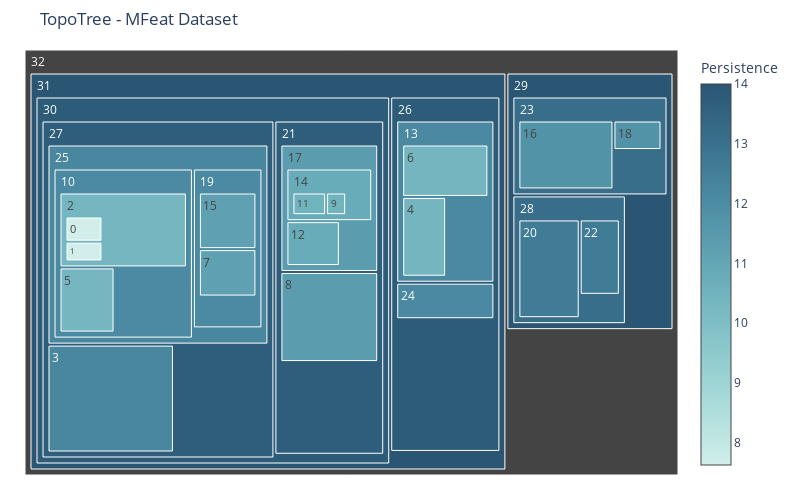

Write notebook code for a chart like this one.
### Code cell
fig = plot_hierarchical_treemap(df_comp_mfeat)
fig.update_layout(title='TopoTree - MFeat Dataset')
fig.show()

### Figure 1 — Plotly figure (JSON) as saved in the notebook; plotly's stock layout.template omitted (floating-point values rounded to 4 significant figures)
{"data": [{"branchvalues": "total", "hovertemplate": "<b>Component #%{label} </b> <br> Points: %{value}<br> Persistence: %{color:.2f}<br> Parent: #%{parent}", "labels": [0, 1, 2, 3, 4, 5, 6, 7, 8, 9, 10, 11, 12, 13, 14, 15, 16, 17, 18, 19, 20, 21, 22, 23, 24, 25, 26, 27, 28, 29, 30, 31, 32], "marker": {"colorbar": {"title": {"text": "Persistence"}}, "colors": [7.626, 7.626, 10.34, 12.21, 10.39, 10.34, 10.39, 11.19, 11.38, 10.44, 12.08, 10.44, 10.77, 12.13, 10.77, 11.19, 11.77, 11.38, 11.77, 12.08, 12.61, 13.7, 12.61, 13.13, 12.13, 12.21, 13.8, 13.7, 13.13, 14.0, 13.8, 14.0, null], "colorscale": [[0, "rgb(209, 238, 234)"], [0.1667, "rgb(168, 219, 217)"], [0.3333, "rgb(133, 196, 201)"], [0.5, "rgb(104, 171, 184)"], [0.6667, "rgb(79, 144, 166)"], [0.8333, "rgb(59, 115, 143)"], [1, "rgb(42, 86, 116)"]], "showscale": true}, "maxdepth": -1, "name": "", "parents": [2, 2, 10, 27, 13, 10, 13, 19, 21, 14, 25, 14, 17, 26, 17, 19, 23, 21, 23, 25, 28, 30, 28, 29, 26, 27, 31, 30, 29, 32, 31, 32, null], "type": "treemap", "values": [32, 25, 178, 154, 52, 67, 67, 57, 106, 22, 333, 37, 43, 169, 81, 68, 97, 150, 21, 156, 84, 358, 42, 146, 38, 499, 339, 768, 139, 336, 1130, 1481, 2000]}], "layout": {"height": 500, "margin": {"b": 25, "l": 25, "r": 25, "t": 50}, "title": {"text": "TopoTree - MFeat Dataset"}, "width": 800}}
